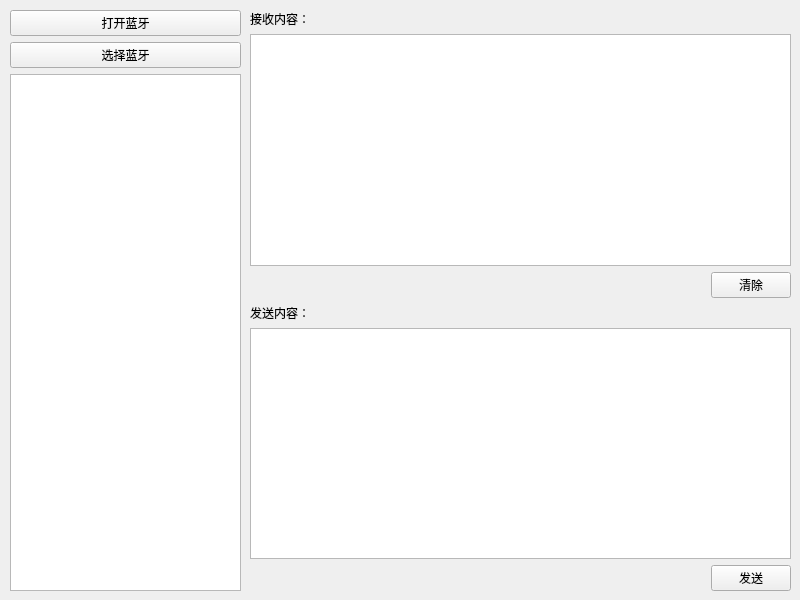
<?xml version="1.0" encoding="UTF-8"?>
<ui version="4.0">
 <class>MainWidget</class>
 <widget class="QWidget" name="MainWidget">
  <property name="geometry">
   <rect>
    <x>0</x>
    <y>0</y>
    <width>800</width>
    <height>600</height>
   </rect>
  </property>
  <property name="windowTitle">
   <string>BLE蓝牙设备测试</string>
  </property>
  <widget class="QWidget" name="verticalLayoutWidget">
   <property name="geometry">
    <rect>
     <x>10</x>
     <y>10</y>
     <width>231</width>
     <height>581</height>
    </rect>
   </property>
   <layout class="QVBoxLayout" name="verticalLayout">
    <item>
     <layout class="QHBoxLayout" name="horizontalLayout">
      <item>
       <widget class="QPushButton" name="bt_OpenLocalDevice">
        <property name="text">
         <string>打开蓝牙</string>
        </property>
       </widget>
      </item>
     </layout>
    </item>
    <item>
     <widget class="QPushButton" name="bt_Choose">
      <property name="text">
       <string>选择蓝牙</string>
      </property>
     </widget>
    </item>
    <item>
     <widget class="QPlainTextEdit" name="te_Details"/>
    </item>
   </layout>
  </widget>
  <widget class="QWidget" name="verticalLayoutWidget_2">
   <property name="geometry">
    <rect>
     <x>250</x>
     <y>10</y>
     <width>541</width>
     <height>581</height>
    </rect>
   </property>
   <layout class="QVBoxLayout" name="verticalLayout_2">
    <item>
     <widget class="QLabel" name="label_2">
      <property name="text">
       <string>接收内容：</string>
      </property>
     </widget>
    </item>
    <item>
     <widget class="QPlainTextEdit" name="te_ReceiveContent"/>
    </item>
    <item>
     <layout class="QHBoxLayout" name="horizontalLayout_2">
      <item>
       <spacer name="horizontalSpacer">
        <property name="orientation">
         <enum>Qt::Orientation::Horizontal</enum>
        </property>
        <property name="sizeHint" stdset="0">
         <size>
          <width>40</width>
          <height>20</height>
         </size>
        </property>
       </spacer>
      </item>
      <item>
       <widget class="QPushButton" name="bt_ReceiveClear">
        <property name="text">
         <string>清除</string>
        </property>
       </widget>
      </item>
     </layout>
    </item>
    <item>
     <widget class="QLabel" name="label_3">
      <property name="text">
       <string>发送内容：</string>
      </property>
     </widget>
    </item>
    <item>
     <widget class="QPlainTextEdit" name="te_SendContent"/>
    </item>
    <item>
     <layout class="QHBoxLayout" name="horizontalLayout_3">
      <item>
       <spacer name="horizontalSpacer_2">
        <property name="orientation">
         <enum>Qt::Orientation::Horizontal</enum>
        </property>
        <property name="sizeHint" stdset="0">
         <size>
          <width>40</width>
          <height>20</height>
         </size>
        </property>
       </spacer>
      </item>
      <item>
       <widget class="QPushButton" name="bt_Send">
        <property name="text">
         <string>发送</string>
        </property>
       </widget>
      </item>
     </layout>
    </item>
   </layout>
  </widget>
 </widget>
 <resources/>
 <connections/>
</ui>
